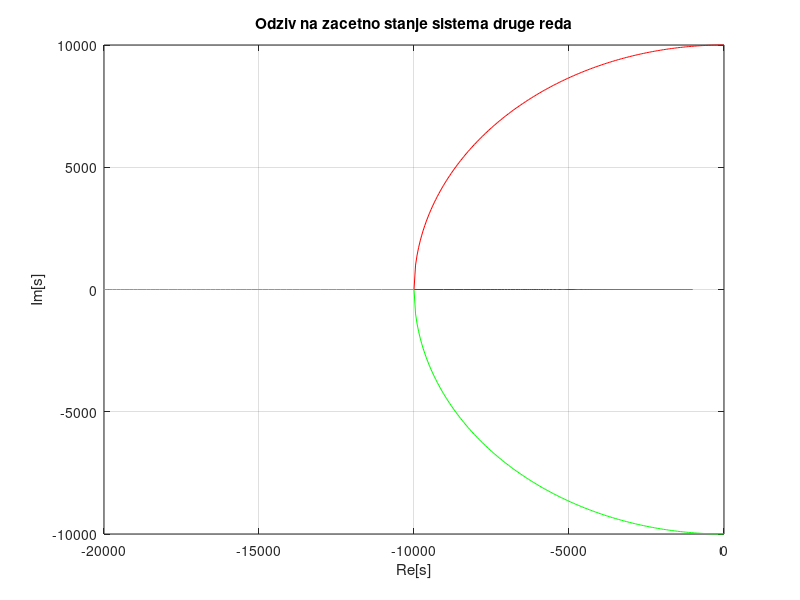

MATLAB code for this plot:
clear all; close all;

#Program display Im vs Re components and grpah them
 
R = 0 : 1 : 1000;
C = 1/1000000;
L = 1/100;

Wn = 1/sqrt(L*C);
zeta = R/2 * sqrt(C/L);

s1 = Wn * (-zeta + sqrt(zeta.^2 -1));
s2 = Wn * (-zeta - sqrt(zeta.^2 -1));

##Discription


plot(real(s1), imag(s1), 'r', real(s2), imag(s2), 'g');
axis([-20000 0 -10000 10000]); 
grid;
xlabel('Re[s]');
ylabel('Im[s]');
title('Odziv na zacetno stanje sistema druge reda');
